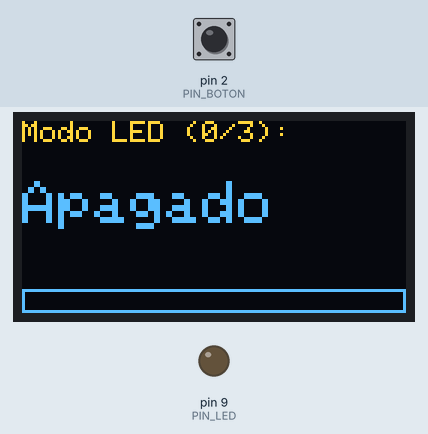
Simulated run of this sketch. Board: Arduino Uno, built with avr-gcc and run on an emulated ATmega328P. On the bench: 128×64 one-colour display, output pins drawn as LEDs (lit = HIGH). Dashed ring = blinking. The inputs (shaded band) are chosen by the test bench; at power-on: pin 2 (PIN_BOTON) HIGH. The OLED is the two-colour kind (top 16 rows yellow); what the sketch prints to the serial monitor is not drawn.

Above: at 1.2 s.
1.3 s: pin 2 (PIN_BOTON) pulled LOW for 0.15 s
At 2.3 s:
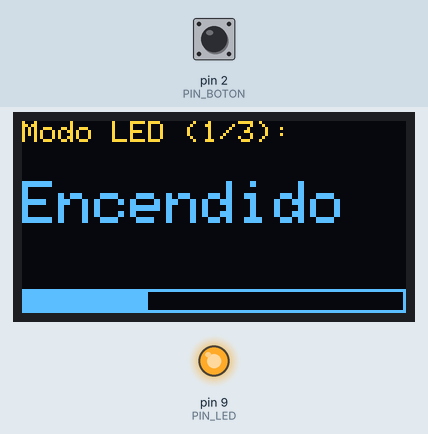
2.9 s: pin 2 (PIN_BOTON) pulled LOW for 1 s
At 4.2 s:
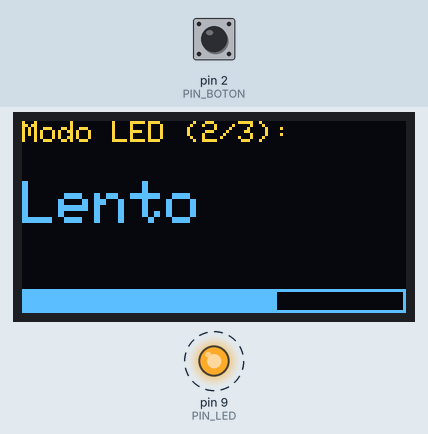
5.9 s: pin 2 (PIN_BOTON) pulled LOW for 0.15 s
At 6.21 s:
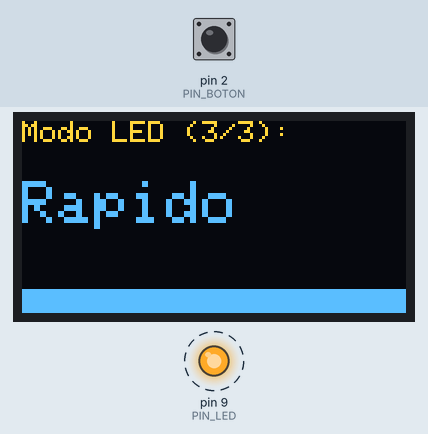
6.6 s: pin 2 (PIN_BOTON) pulled LOW for 3.2 s
At 7.5 s:
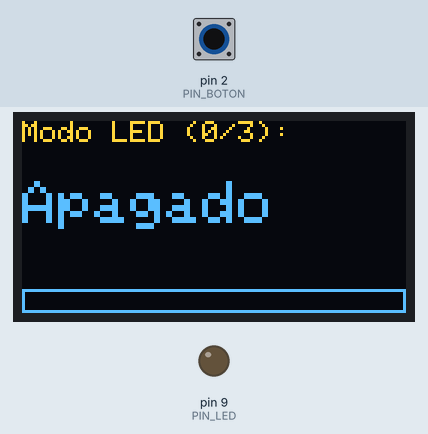
Timing chart, 0 to 9.6 s (numbered marks = the images above; inputs shaded):
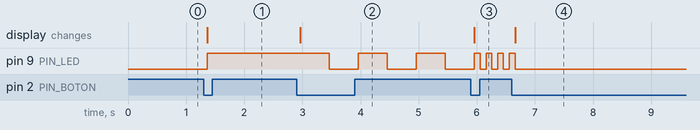

Measured:
- after the input at 1.3 s, pin 9 (PIN_LED): LOW → HIGH after 0.06 s; the display: changes after 0.06 s (image 1)
- after the input at 2.9 s, pin 9 (PIN_LED): alternates HIGH for 0.50 s and LOW for 0.50 s, starting after 0.56 s; the display: changes after 0.06 s (image 2)
- after the input at 5.9 s, the display: changes after 0.06 s (image 3)
- after the input at 6.6 s, pin 9 (PIN_LED): goes on until 6.7 s, then stays LOW; the display: changes after 0.06 s (image 4)

The sketch:

uno_boton_led.ino
```cpp
/*
 * uno_boton_led.ino — Arduino UNO
 *
 * Pulsador + LED + pantalla OLED SSD1306.
 * Cada pulsación (o un comando por el puerto serie) cambia el modo del LED:
 *   0 = apagado
 *   1 = encendido fijo
 *   2 = parpadeo lento (500 ms)
 *   3 = parpadeo rápido (100 ms)
 * La OLED muestra el modo actual en grande.
 *
 * Cableado:
 *   - LED: pata larga (ánodo) -> resistencia 220 Ω -> pin 9
 *          pata corta (cátodo) -> GND
 *   - Pulsador: una pata -> pin 2, la pata diagonal -> GND
 *     (se usa la resistencia pull-up interna, no hace falta externa)
 *   - OLED SSD1306 (I2C):
 *       VCC -> 5V   GND -> GND   SDA -> A4   SCL -> A5
 *
 * Comandos por serie (9600 baudios), pensados para la app de escritorio:
 *   M0 / M1 / M2 / M3  -> fija el modo directamente
 *   ?                  -> reenvía el estado actual
 * El estado se publica como lineas "MODO:n" para que sea facil de parsear.
 *
 * Librerías (Gestor de librerías del IDE): Adafruit GFX y Adafruit SH110X
 * (o Adafruit SSD1306 si comentas PANTALLA_SH1106).
 */

#include <Wire.h>
#include <Adafruit_GFX.h>
// --- Elige el chip de tu pantalla OLED ---
// Con PANTALLA_SH1106 activo usa la libreria "Adafruit SH110X" (pantallas
// de 1.3" o mas que muestran "nieve" con la SSD1306). Comenta la linea
// para volver a SSD1306 (las tipicas de 0.96").
#define PANTALLA_SH1106

#ifdef PANTALLA_SH1106
#include <Adafruit_SH110X.h>
#else
#include <Adafruit_SSD1306.h>
#endif

const uint8_t PIN_LED = 9;     // pin con PWM, por si quieres regular brillo
const uint8_t PIN_BOTON = 2;

const unsigned long DEBOUNCE_MS = 30;

const uint8_t ANCHO_OLED = 128;
const uint8_t ALTO_OLED  = 64;      // si tu OLED es de 128x32, cambia a 32
#ifdef PANTALLA_SH1106
Adafruit_SH1106G oled(ANCHO_OLED, ALTO_OLED, &Wire, -1);
#define COLOR_OLED SH110X_WHITE
#else
Adafruit_SSD1306 oled(ANCHO_OLED, ALTO_OLED, &Wire, -1);
#define COLOR_OLED SSD1306_WHITE
#endif

// begin() cambia de firma entre las dos librerias
bool iniciarOled() {
#ifdef PANTALLA_SH1106
  return oled.begin(0x3C, true);   // direccion, reset
#else
  return oled.begin(SSD1306_SWITCHCAPVCC, 0x3C);
#endif
}
bool hayOled = false;

uint8_t modo = 0;                    // 0..3
bool estadoLed = false;
unsigned long ultimoParpadeo = 0;

// Variables para el antirrebote del pulsador
bool lecturaEstable = HIGH;          // HIGH = suelto (pull-up)
bool ultimaLectura = HIGH;
unsigned long ultimoCambio = 0;

const char* nombreModo(uint8_t m) {
  switch (m) {
    case 0: return "Apagado";
    case 1: return "Encendido";
    case 2: return "Lento";
    default: return "Rapido";
  }
}

void setup() {
  pinMode(PIN_LED, OUTPUT);
  pinMode(PIN_BOTON, INPUT_PULLUP);
  Serial.begin(9600);

  // 0x3C es la dirección I2C habitual de estos módulos (a veces 0x3D).
  // Si no hay OLED conectada el programa sigue funcionando igualmente.
  hayOled = iniciarOled();
  if (!hayOled) {
    Serial.println(F("Aviso: no se encuentra la OLED (se sigue sin ella)."));
  }

  Serial.println(F("Boton + LED listo. Pulsa el boton o envia M0..M3."));
  publicarEstado();
}

void loop() {
  leerBoton();
  leerSerie();
  actualizarLed();
}

void cambiarModo(uint8_t nuevo) {
  modo = nuevo % 4;
  publicarEstado();
}

void publicarEstado() {
  Serial.print(F("MODO:"));
  Serial.println(modo);
  dibujarPantalla();
}

void leerBoton() {
  bool lectura = digitalRead(PIN_BOTON);

  if (lectura != ultimaLectura) {
    ultimoCambio = millis();          // hubo un cambio, arranca el temporizador
    ultimaLectura = lectura;
  }

  if (millis() - ultimoCambio > DEBOUNCE_MS && lectura != lecturaEstable) {
    lecturaEstable = lectura;
    if (lecturaEstable == LOW) {      // flanco de pulsación
      cambiarModo(modo + 1);
    }
  }
}

void leerSerie() {
  while (Serial.available() > 0) {
    char c = Serial.read();
    if (c == 'M' || c == 'm') {
      // Espera brevemente el dígito que acompaña a la M
      unsigned long inicio = millis();
      while (Serial.available() == 0 && millis() - inicio < 50) {}
      if (Serial.available() > 0) {
        char d = Serial.read();
        if (d >= '0' && d <= '3') {
          cambiarModo(d - '0');
        }
      }
    } else if (c == '?') {
      publicarEstado();
    }
  }
}

void actualizarLed() {
  switch (modo) {
    case 0:
      digitalWrite(PIN_LED, LOW);
      break;
    case 1:
      digitalWrite(PIN_LED, HIGH);
      break;
    case 2:
      parpadear(500);
      break;
    case 3:
      parpadear(100);
      break;
  }
}

void parpadear(unsigned long intervaloMs) {
  if (millis() - ultimoParpadeo >= intervaloMs) {
    ultimoParpadeo = millis();
    estadoLed = !estadoLed;
    digitalWrite(PIN_LED, estadoLed ? HIGH : LOW);
  }
}

void dibujarPantalla() {
  if (!hayOled) {
    return;
  }
  oled.clearDisplay();
  oled.setTextColor(COLOR_OLED);

  oled.setTextSize(1);
  oled.setCursor(0, 0);
  oled.print(F("Modo LED ("));
  oled.print(modo);
  oled.println(F("/3):"));

  oled.setTextSize(2);
  oled.setCursor(0, 20);
  oled.println(nombreModo(modo));

  // Barra de progreso segun el modo (0 a 3)
  const uint8_t altoBarra = 8;
  uint8_t ancho = map(modo, 0, 3, 0, ANCHO_OLED);
  oled.drawRect(0, ALTO_OLED - altoBarra, ANCHO_OLED, altoBarra, COLOR_OLED);
  oled.fillRect(0, ALTO_OLED - altoBarra, ancho, altoBarra, COLOR_OLED);

  oled.display();
}
```
